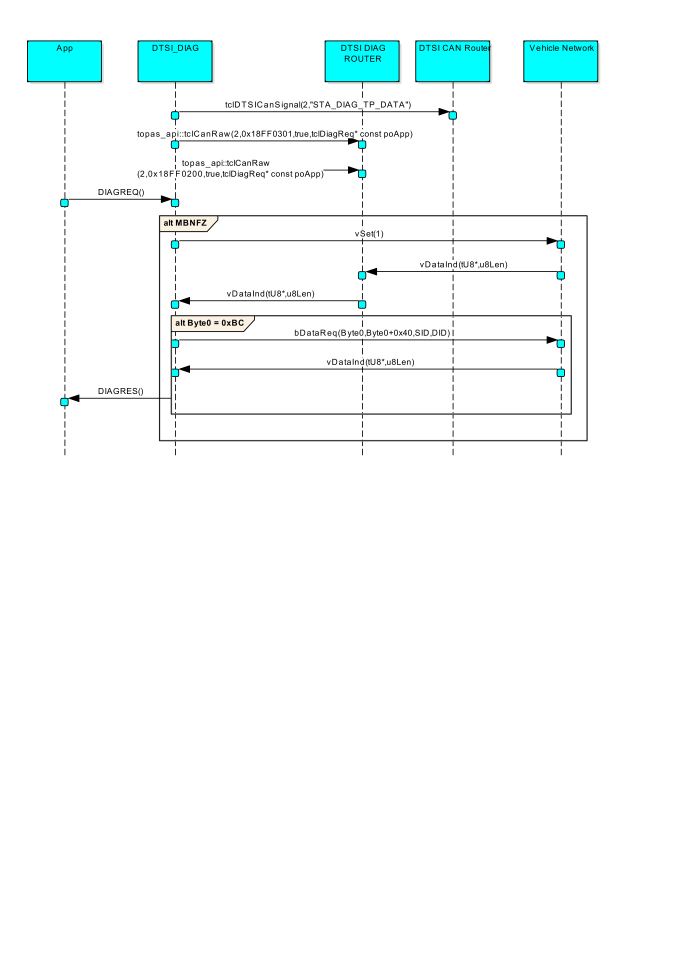
#> input picture input.png, 4125 x 5841 px (shown at 1/6 size)
$ python scaling.py --template input.png   (Python 2 division)
#> lines starting #> are read from the running program, lines starting #| are printed output that depends on the picture; after the words box and inside, x2 and y2 are one past the last pixel; in counts of white or black regions, pixels touching at a corner belong together
# import the necessary packages
import numpy as np
import argparse
import imutils
import glob
import cv2

# construct the argument parser and parse the arguments
ap = argparse.ArgumentParser()
ap.add_argument("-t", "--template", required=True, help="Path to template image")

args = vars(ap.parse_args())

# load the image image, convert it to grayscale, and detect edges
template = cv2.imread(args["template"])
#> template is the input picture: shape (5841, 4125, 3); mean B, G, R 251.1, 251.1, 245.5
template = cv2.cvtColor(template, cv2.COLOR_BGR2GRAY)
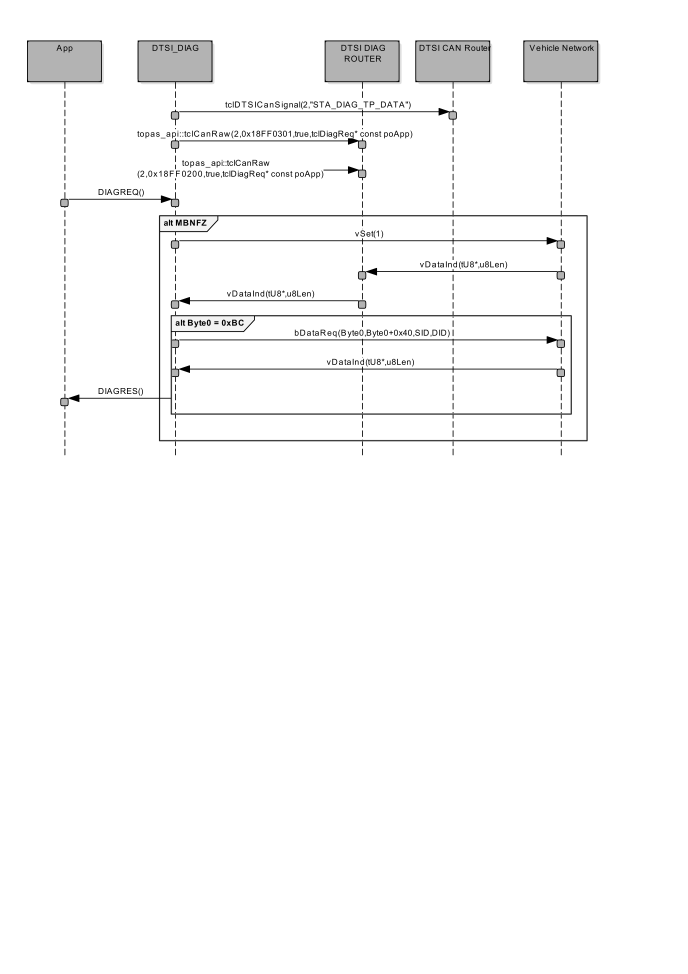
#> template: shape (5841, 4125) (shown at 1/6 size); min 0, max 255, mean 249.4
template = cv2.Canny(template, 50, 200)
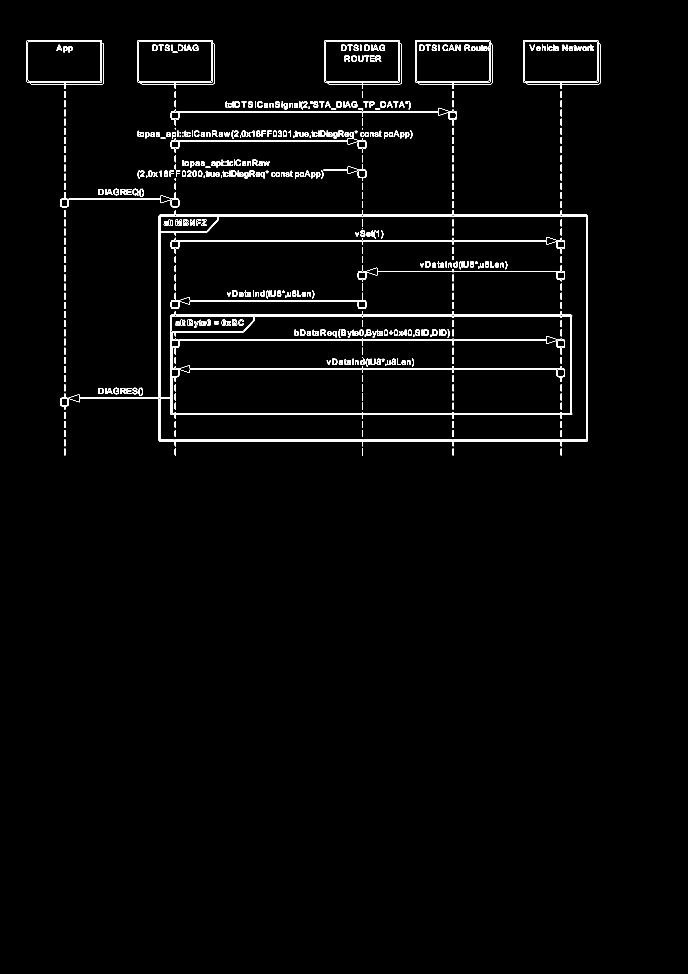
#> template: shape (5841, 4125) (shown at 1/6 size); 0.69% white in thin lines or dots, all inside (x1, y1, x2, y2) = (161, 242, 3602, 2732)
(tH, tW) = template.shape[:2]
#> tH = 5841; tW = 4125
image = cv2.imread('input.png')
gray = cv2.cvtColor(image, cv2.COLOR_BGR2GRAY)

# loop over the scales of the image
for scale in np.linspace(0.2, 1.0, 20)[::-1]:
# resize the image according to the scale, and keep track
# of the ratio of the resizing
	resized = imutils.resize(gray, width = int(gray.shape[1] * scale))
	r = gray.shape[1] / float(resized.shape[1])
	# if the resized image is smaller than the template, then break
	# from the loop
	if resized.shape[0] < tH or resized.shape[1] < tW:
		break
	# detect edges in the resized, grayscale image and apply template
	# matching to find the template in the image
	edged = cv2.Canny(resized, 50, 200)
	res = cv2.matchTemplate(edged, template, cv2.TM_CCOEFF)
#> this loop made 2 passes
#> res on pass 1: [1.07e+10]
loc = np.where( res >= 0.95)
#> loc = ([0], [0])
arr=[[]]
for pt in zip(*loc[::-1]):
#> (the run stopped early here; a loop or call above may not have finished)
